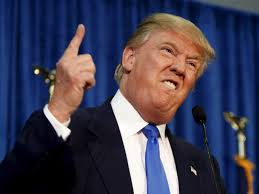
#> input picture angstromctf/2017/web/StoryBank/app/img/donald.jpg, 259 x 194 px, given in place of base.png, which was not available
$ python -i app.py   (imports and definitions only)
#> lines starting #> are read from the running program, lines starting #| are printed output that depends on the picture; pictures that were not available may be replaced by others from this repository, and a replacement may not be noted
from flask import Flask, render_template, url_for
from forms import LoginForm

from PIL import Image, ImageDraw
import math,random

# [1 line not run here, left out]
# [1 line that did not run here, left out]

flag = 'actf{comp_abstract_art_2F239B}'

def rotate(point,angle):
	return (point[0]*math.cos(angle)-point[1]*math.sin(angle),point[1]*math.cos(angle)+point[0]*math.sin(angle))

def genImage(location):
#> called with location = 'captcha.png'
    im = Image.open('static/base.png')
#> im is the input picture: PIL image 259x194 RGB; mean R, G, B 63.4, 62.4, 83.7
    draw = ImageDraw.Draw(im)
    border = 500

    numRedS = random.randint(0,9)
    numGreenS = random.randint(0,9)
    numBlueS = random.randint(0,9)

    numRedT = random.randint(0,9)
    numGreenT = random.randint(0,9)
    numBlueT = random.randint(0,9)

    numRedC = random.randint(0,9)
    numGreenC = random.randint(0,9)
    numBlueC = random.randint(0,9)

    for i in range(numRedS):
        pointX = 10+random.randint(0,border)
        pointY = 10+random.randint(0,border)
        size = random.randint(10,40)
        rotation = random.uniform(0,2*math.pi)
        point = ((pointX,pointY),tuple([sum(x) for x in zip(*[(pointX,pointY),rotate((size,0),rotation)])]),tuple([sum(x) for x in zip(*[(pointX,pointY),rotate((size,size),rotation)])]),tuple([sum(x) for x in zip(*[(pointX,pointY),rotate((0,size),rotation)])]))
        draw.polygon(point,(255-random.randint(0,75),random.randint(0,75),random.randint(0,75)))

    for i in range(numGreenS):
        pointX = 10+random.randint(0,border)
        pointY = 10+random.randint(0,border)
        size = random.randint(10,40)
        rotation = random.uniform(0,2*math.pi)
        point = ((pointX,pointY),tuple([sum(x) for x in zip(*[(pointX,pointY),rotate((size,0),rotation)])]),tuple([sum(x) for x in zip(*[(pointX,pointY),rotate((size,size),rotation)])]),tuple([sum(x) for x in zip(*[(pointX,pointY),rotate((0,size),rotation)])]))
        draw.polygon(point,(random.randint(0,75),255-random.randint(0,75),random.randint(0,75)))
#> this loop made 6 passes
#> (pointX, pointY, size, rotation, point) on passes 1 to 6: (134, 383, 20, 4.42, ((134, 383), (128.3, 363.8), (147.4, 358.1), (153.2, 377.3))), (123, 132, 35, 6.08, ((123, 132), (157.3, 124.9), (164.4, 159.2), (130.1, 166.3))), (51, 173, 38, 3.19, ((51, 173), (13.05, 171.1), (14.94, 133.2), (52.9, 135))), (292, 159, 32, 0.784, ((292, 159), (314.7, 181.6), (292.1, 204.3), (269.4, 181.7))), (503, 419, 29, 3.44, ((503, 419), (475.3, 410.5), (483.7, 382.8), (511.5, 391.3))), (315, 418, 22, 1.99, ((315, 418), (306, 438.1), (285.9, 429.1), (294.9, 409)))

    for i in range(numBlueS):
        pointX = 10+random.randint(0,border)
        pointY = 10+random.randint(0,border)
        size = random.randint(10,40)
        rotation = random.uniform(0,2*math.pi)
        point = ((pointX,pointY),tuple([sum(x) for x in zip(*[(pointX,pointY),rotate((size,0),rotation)])]),tuple([sum(x) for x in zip(*[(pointX,pointY),rotate((size,size),rotation)])]),tuple([sum(x) for x in zip(*[(pointX,pointY),rotate((0,size),rotation)])]))
        draw.polygon(point,(random.randint(0,75),random.randint(0,75),255-random.randint(0,75)))

    for i in range(numRedT):
        pointX = 10+random.randint(0,border)
        pointY = 10+random.randint(0,border)
        length1 = random.randint(10,40)
        length2 = random.randint(0,length1)
        height = random.randint(10,40)
        rotation = random.uniform(0,2*math.pi)
        point = ((pointX,pointY),tuple([sum(x) for x in zip(*[(pointX,pointY),rotate((length1,0),rotation)])]),tuple([sum(x) for x in zip(*[(pointX,pointY),rotate((length1,height),rotation)])]))
        draw.polygon(point,(255-random.randint(0,75),random.randint(0,75),random.randint(0,75)))
#> this loop made 4 passes
#> (pointX, pointY, length1, length2, height, rotation, point) on passes 1 to 4: (106, 430, 15, 1, 29, 6.17, ((106, 430), (120.9, 428.2), (124.3, 457))), (55, 357, 34, 8, 38, 0.94, ((55, 357), (75.06, 384.5), (44.38, 406.9))), (359, 210, 36, 33, 18, 3.28, ((359, 210), (323.3, 205.1), (325.8, 187.3))), (432, 496, 23, 18, 18, 2.83, ((432, 496), (410.1, 503), (404.6, 485.9)))

    for i in range(numGreenT):
        pointX = 10+random.randint(0,border)
        pointY = 10+random.randint(0,border)
        length1 = random.randint(10,40)
        length2 = random.randint(0,length1)
        height = random.randint(10,40)
        rotation = random.uniform(0,2*math.pi)
        point = ((pointX,pointY),tuple([sum(x) for x in zip(*[(pointX,pointY),rotate((length1,0),rotation)])]),tuple([sum(x) for x in zip(*[(pointX,pointY),rotate((length1,height),rotation)])]))
        draw.polygon(point,(random.randint(0,75),255-random.randint(0,75),random.randint(0,75)))
#> this loop made 8 passes
#> (pointX, pointY, length1, length2, height, rotation, point) on passes 1 to 8: (323, 69, 25, 18, 30, 2.11, ((323, 69), (310.2, 90.5), (284.4, 75.18))), (384, 148, 13, 11, 17, 2.34, ((384, 148), (375, 157.4), (362.7, 145.6))), (427, 41, 13, 12, 14, 5.37, ((427, 41), (435, 30.74), (446, 39.35))), (334, 475, 39, 34, 29, 4.28, ((334, 475), (317.5, 439.7), (343.8, 427.4))), (320, 435, 28, 3, 22, 0.575, ((320, 435), (343.5, 450.2), (331.5, 468.7))), (109, 502, 15, 3, 25, 1.32, ((109, 502), (112.7, 516.5), (88.44, 522.7))), (227, 327, 13, 13, 18, 0.44, ((227, 327), (238.8, 332.5), (231.1, 348.8))), (233, 102, 11, 8, 24, 0.247, ((233, 102), (243.7, 104.7), (237.8, 128)))

    for i in range(numBlueT):
        pointX = 10+random.randint(0,border)
        pointY = 10+random.randint(0,border)
        length1 = random.randint(10,40)
        length2 = random.randint(0,length1)
        height = random.randint(10,40)
        rotation = random.uniform(0,2*math.pi)
        point = ((pointX,pointY),tuple([sum(x) for x in zip(*[(pointX,pointY),rotate((length1,0),rotation)])]),tuple([sum(x) for x in zip(*[(pointX,pointY),rotate((length1,height),rotation)])]))
        draw.polygon(point,(random.randint(0,75),random.randint(0,75),255-random.randint(0,75)))
#> this loop made 7 passes
#> (pointX, pointY, length1, length2, height, rotation, point) on passes 1 to 7: (143, 193, 38, 30, 36, 5.67, ((143, 193), (174.1, 171.1), (194.8, 200.5))), (504, 402, 11, 10, 15, 5.31, ((504, 402), (510.2, 392.9), (522.6, 401.4))), (70, 315, 39, 28, 31, 1.1, ((70, 315), (87.75, 349.7), (60.14, 363.8))), (457, 270, 39, 19, 30, 2.24, ((457, 270), (432.7, 300.5), (409.2, 281.8))), (363, 16, 24, 23, 12, 2.11, ((363, 16), (350.7, 36.59), (340.4, 30.42))), (79, 132, 34, 30, 21, 3.83, ((79, 132), (52.82, 110.3), (66.22, 94.14))), (376, 168, 22, 13, 36, 4.09, ((376, 168), (363.2, 150.1), (392.4, 129.1)))

    for i in range(numRedC):
        pointX = 10+random.randint(0,border)
        pointY = 10+random.randint(0,border)
        size = random.randint(10,40)
        point = ((pointX,pointY),(pointX+size,pointY+size))
        draw.ellipse(point,(255-random.randint(0,75),random.randint(0,75),random.randint(0,75)))
#> this loop made 6 passes
#> (pointX, pointY, size, point) on passes 1 to 6: (91, 132, 17, ((91, 132), (108, 149))), (457, 222, 11, ((457, 222), (468, 233))), (405, 349, 32, ((405, 349), (437, 381))), (42, 142, 32, ((42, 142), (74, 174))), (463, 259, 39, ((463, 259), (502, 298))), (263, 176, 19, ((263, 176), (282, 195)))

    for i in range(numGreenC):
        pointX = 10+random.randint(0,border)
        pointY = 10+random.randint(0,border)
        size = random.randint(10,40)
        point = ((pointX,pointY),(pointX+size,pointY+size))
        draw.ellipse(point,(random.randint(0,75),255-random.randint(0,75),random.randint(0,75)))
#> this loop made 4 passes
#> (pointX, pointY, size, point) on passes 1 to 4: (106, 290, 40, ((106, 290), (146, 330))), (215, 496, 31, ((215, 496), (246, 527))), (119, 17, 32, ((119, 17), (151, 49))), (107, 70, 29, ((107, 70), (136, 99)))

    for i in range(numBlueC):
        pointX = 10+random.randint(0,border)
        pointY = 10+random.randint(0,border)
        size = random.randint(10,40)
        point = ((pointX,pointY),(pointX+size,pointY+size))
        draw.ellipse(point,(random.randint(0,75),random.randint(0,75),255-random.randint(0,75)))
#> this loop made 7 passes
#> (pointX, pointY, size, point) on passes 1 to 7: (362, 510, 15, ((362, 510), (377, 525))), (331, 51, 10, ((331, 51), (341, 61))), (451, 141, 14, ((451, 141), (465, 155))), (456, 89, 18, ((456, 89), (474, 107))), (115, 358, 18, ((115, 358), (133, 376))), (490, 300, 39, ((490, 300), (529, 339))), (337, 232, 21, ((337, 232), (358, 253)))

    im.save('static/'+location,'PNG')
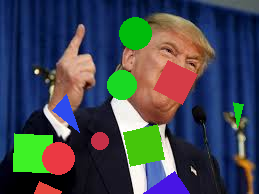
#> saved as captcha.png: PIL image 259x194 RGB; mean R, G, B 65, 71.9, 80.6
    numbers = [numRedS,numRedT,numRedC,
               numBlueS,numBlueT,numBlueC,
               numGreenS,numGreenT,numGreenC]
    choice = random.randint(0,len(numbers)-1)
#> choice = 6
    return (numbers,choice)


numbers,choice = genImage('captcha.png')
#> numbers = [6, 4, 6, 0, 7, 7, 6, 8, 4]; choice = 6
filename = 'captcha.png'


# [34 lines that did not run here, left out]

# [4 lines that did not run here, left out]

# [2 lines not run here, left out]

>>> result = genImage('../../StoryBank/app/img/donald.jpg')
#> call 2 of genImage, with location = '../../StoryBank/app/img/donald.jpg'
#> in genImage (call 2), `numRedS = random.randint(0,9)`: numRedS = 9
#> in genImage (call 2), `numGreenS = random.randint(0,9)`: numGreenS = 4
#> in genImage (call 2), `numBlueS = random.randint(0,9)`: numBlueS = 0
#> in genImage (call 2), `numRedT = random.randint(0,9)`: numRedT = 2
#> in genImage (call 2), `numBlueT = random.randint(0,9)`: numBlueT = 4
#> in genImage (call 2), `numRedC = random.randint(0,9)`: numRedC = 5
#> the loop in genImage (call 2), `for i in range(numRedS):` made 9 passes
#> (pointX, pointY, size, rotation, point) on passes 1 to 8: (377, 57, 20, 4.9, ((377, 57), (380.7, 37.34), (400.3, 41.02), (396.7, 60.68))), (93, 86, 28, 1.82, ((93, 86), (86.12, 113.1), (58.98, 106.3), (65.86, 79.12))), (160, 68, 25, 4.59, ((160, 68), (156.9, 43.19), (181.8, 40.13), (184.8, 64.95))), (448, 277, 33, 0.445, ((448, 277), (477.8, 291.2), (463.6, 321), (433.8, 306.8))), (222, 65, 13, 3.52, ((222, 65), (209.9, 60.15), (214.8, 48.09), (226.8, 52.94))), (440, 418, 35, 2.16, ((440, 418), (420.6, 447.1), (391.5, 427.7), (410.9, 398.6))), (228, 29, 19, 2.11, ((228, 29), (218.3, 45.35), (202, 35.67), (211.7, 19.32))), (202, 422, 30, 0.546, ((202, 422), (227.6, 437.6), (212.1, 463.2), (186.4, 447.6)))
#> the loop in genImage (call 2), `for i in range(numGreenS):` made 4 passes
#> (pointX, pointY, size, rotation, point) on passes 1 to 4: (239, 481, 25, 4.95, ((239, 481), (245, 456.7), (269.2, 462.7), (263.3, 487))), (198, 122, 18, 3.68, ((198, 122), (182.5, 112.8), (191.7, 97.33), (207.2, 106.5))), (193, 68, 12, 5.16, ((193, 68), (198.2, 57.21), (209, 62.45), (203.8, 73.24))), (395, 356, 16, 0.747, ((395, 356), (406.7, 366.9), (395.9, 378.6), (384.1, 367.7)))
#> the loop in genImage (call 2), `for i in range(numRedT):` made 2 passes
#> (pointX, pointY, length1, length2, height, rotation, point) on passes 1 to 2: (338, 31, 40, 13, 29, 0.92, ((338, 31), (362.2, 62.81), (339.2, 80.39))), (195, 289, 36, 9, 13, 6.21, ((195, 289), (230.9, 286.4), (231.8, 299.4)))
#> the loop in genImage (call 2), `for i in range(numGreenT):` made 2 passes
#> (pointX, pointY, length1, length2, height, rotation, point) on passes 1 to 2: (217, 336, 31, 27, 38, 3.27, ((217, 336), (186.3, 331.9), (191.3, 294.2))), (335, 353, 37, 12, 27, 3.83, ((335, 353), (306.5, 329.5), (323.6, 308.6)))
#> the loop in genImage (call 2), `for i in range(numBlueT):` made 4 passes
#> (pointX, pointY, length1, length2, height, rotation, point) on passes 1 to 4: (371, 502, 33, 20, 36, 2.02, ((371, 502), (356.6, 531.7), (324.2, 516))), (318, 411, 14, 13, 22, 3.66, ((318, 411), (305.9, 404), (316.8, 385))), (274, 454, 39, 2, 12, 1.41, ((274, 454), (280.1, 492.5), (268.2, 494.4))), (398, 442, 24, 10, 37, 1.01, ((398, 442), (410.8, 462.3), (379.4, 482)))
#> the loop in genImage (call 2), `for i in range(numRedC):` made 5 passes
#> (pointX, pointY, size, point) on passes 1 to 5: (268, 205, 38, ((268, 205), (306, 243))), (303, 56, 31, ((303, 56), (334, 87))), (473, 396, 16, ((473, 396), (489, 412))), (432, 507, 25, ((432, 507), (457, 532))), (445, 452, 35, ((445, 452), (480, 487)))
#> the loop in genImage (call 2), `for i in range(numGreenC):` made 5 passes
#> (pointX, pointY, size, point) on passes 1 to 5: (164, 269, 28, ((164, 269), (192, 297))), (262, 450, 18, ((262, 450), (280, 468))), (424, 206, 11, ((424, 206), (435, 217))), (156, 383, 36, ((156, 383), (192, 419))), (256, 223, 14, ((256, 223), (270, 237)))
#> the loop in genImage (call 2), `for i in range(numBlueC):` made 5 passes
#> (pointX, pointY, size, point) on passes 1 to 5: (424, 190, 23, ((424, 190), (447, 213))), (244, 34, 13, ((244, 34), (257, 47))), (26, 316, 29, ((26, 316), (55, 345))), (368, 291, 30, ((368, 291), (398, 321))), (411, 407, 34, ((411, 407), (445, 441)))
#> in genImage (call 2), `im.save('static/'+location,'PNG')`:
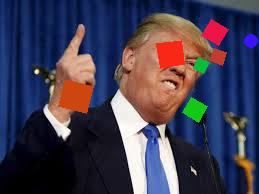
#> saved as donald.jpg: PIL image 259x194 RGB; mean R, G, B 67.5, 62.2, 81.4
#> in genImage (call 2), `numbers = [numRedS,numRedT,numRedC, numBlueS,numBlueT,numBlueC, numGre..`: numbers = [9, 2, 5, 0, 4, 5, 4, 2, 5]
#> in genImage (call 2), `choice = random.randint(0,len(numbers)-1)`: choice = 7
#> result = ([9, 2, 5, 0, 4, 5, 4, 2, 5], 7)

$ run again, on angstromctf/2017/web/StoryBank/app/img/ted.png
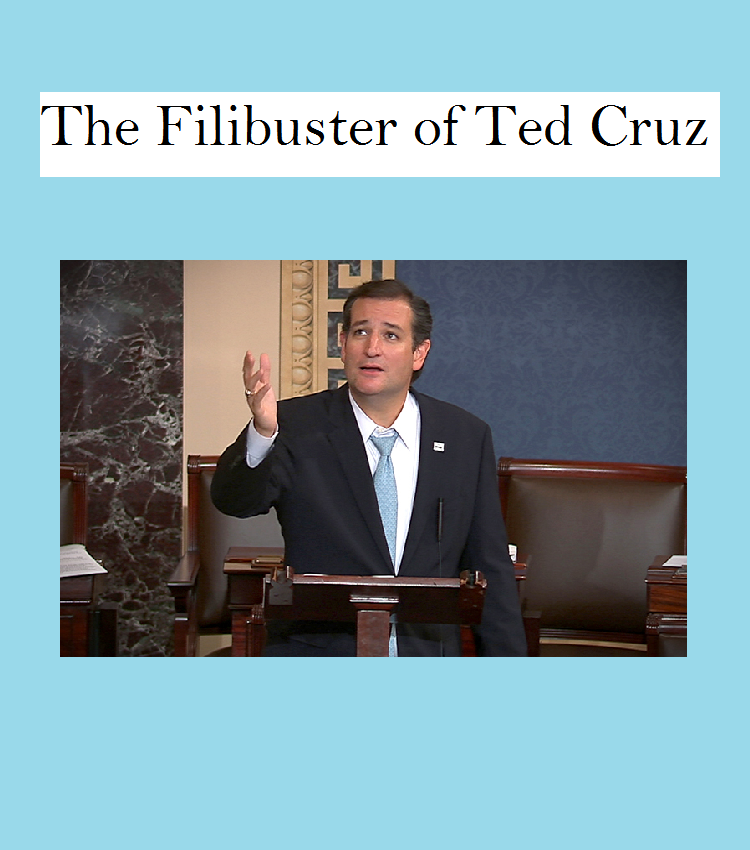
#> input picture angstromctf/2017/web/StoryBank/app/img/ted.png, 750 x 850 px, given in place of base.png, which was not available
#> in genImage, im is the input picture: PIL image 750x850 RGBA; mean R, G, B, A 132.1, 161.3, 169.7, 255
#> the loop in genImage, `for i in range(numGreenS):` made 6 passes
#> (pointX, pointY, size, rotation, point) on passes 1 to 5: (134, 383, 20, 4.42, ((134, 383), (128.3, 363.8), (147.4, 358.1), (153.2, 377.3))), (123, 132, 35, 6.08, ((123, 132), (157.3, 124.9), (164.4, 159.2), (130.1, 166.3))), (51, 173, 38, 3.19, ((51, 173), (13.05, 171.1), (14.94, 133.2), (52.9, 135))), (292, 159, 32, 0.784, ((292, 159), (314.7, 181.6), (292.1, 204.3), (269.4, 181.7))), (503, 419, 29, 3.44, ((503, 419), (475.3, 410.5), (483.7, 382.8), (511.5, 391.3)))
#> the loop in genImage, `for i in range(numRedT):` made 4 passes
#> (pointX, pointY, length1, length2, height, rotation, point) on passes 1 to 4: (106, 430, 15, 1, 29, 6.17, ((106, 430), (120.9, 428.2), (124.3, 457))), (55, 357, 34, 8, 38, 0.94, ((55, 357), (75.06, 384.5), (44.38, 406.9))), (359, 210, 36, 33, 18, 3.28, ((359, 210), (323.3, 205.1), (325.8, 187.3))), (432, 496, 23, 18, 18, 2.83, ((432, 496), (410.1, 503), (404.6, 485.9)))
#> the loop in genImage, `for i in range(numGreenT):` made 8 passes
#> (pointX, pointY, length1, length2, height, rotation, point) on passes 1 to 6: (323, 69, 25, 18, 30, 2.11, ((323, 69), (310.2, 90.5), (284.4, 75.18))), (384, 148, 13, 11, 17, 2.34, ((384, 148), (375, 157.4), (362.7, 145.6))), (427, 41, 13, 12, 14, 5.37, ((427, 41), (435, 30.74), (446, 39.35))), (334, 475, 39, 34, 29, 4.28, ((334, 475), (317.5, 439.7), (343.8, 427.4))), (320, 435, 28, 3, 22, 0.575, ((320, 435), (343.5, 450.2), (331.5, 468.7))), (109, 502, 15, 3, 25, 1.32, ((109, 502), (112.7, 516.5), (88.44, 522.7)))
#> the loop in genImage, `for i in range(numBlueT):` made 7 passes
#> (pointX, pointY, length1, length2, height, rotation, point) on passes 1 to 6: (143, 193, 38, 30, 36, 5.67, ((143, 193), (174.1, 171.1), (194.8, 200.5))), (504, 402, 11, 10, 15, 5.31, ((504, 402), (510.2, 392.9), (522.6, 401.4))), (70, 315, 39, 28, 31, 1.1, ((70, 315), (87.75, 349.7), (60.14, 363.8))), (457, 270, 39, 19, 30, 2.24, ((457, 270), (432.7, 300.5), (409.2, 281.8))), (363, 16, 24, 23, 12, 2.11, ((363, 16), (350.7, 36.59), (340.4, 30.42))), (79, 132, 34, 30, 21, 3.83, ((79, 132), (52.82, 110.3), (66.22, 94.14)))
#> the loop in genImage, `for i in range(numRedC):` made 6 passes
#> (pointX, pointY, size, point) on passes 1 to 6: (91, 132, 17, ((91, 132), (108, 149))), (457, 222, 11, ((457, 222), (468, 233))), (405, 349, 32, ((405, 349), (437, 381))), (42, 142, 32, ((42, 142), (74, 174))), (463, 259, 39, ((463, 259), (502, 298))), (263, 176, 19, ((263, 176), (282, 195)))
#> the loop in genImage, `for i in range(numGreenC):` made 4 passes
#> (pointX, pointY, size, point) on passes 1 to 4: (106, 290, 40, ((106, 290), (146, 330))), (215, 496, 31, ((215, 496), (246, 527))), (119, 17, 32, ((119, 17), (151, 49))), (107, 70, 29, ((107, 70), (136, 99)))
#> the loop in genImage, `for i in range(numBlueC):` made 7 passes
#> (pointX, pointY, size, point) on passes 1 to 7: (362, 510, 15, ((362, 510), (377, 525))), (331, 51, 10, ((331, 51), (341, 61))), (451, 141, 14, ((451, 141), (465, 155))), (456, 89, 18, ((456, 89), (474, 107))), (115, 358, 18, ((115, 358), (133, 376))), (490, 300, 39, ((490, 300), (529, 339))), (337, 232, 21, ((337, 232), (358, 253)))
#> in genImage, `im.save('static/'+location,'PNG')`:
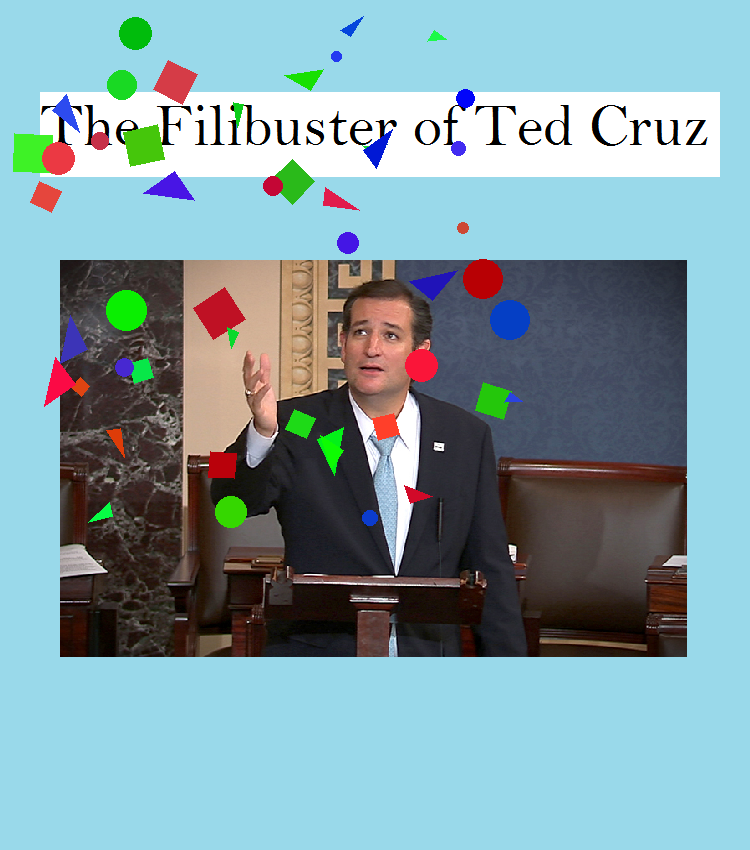
#> saved as captcha.png: PIL image 750x850 RGBA; mean R, G, B, A 130.7, 159.6, 166.2, 255
#> in genImage, `choice = random.randint(0,len(numbers)-1)`: choice = 6
#> `numbers,choice = genImage('captcha.png')`: numbers = [6, 4, 6, 0, 7, 7, 6, 8, 4]; choice = 6
#> numRedS = 9
#> numGreenS = 4
#> numBlueS = 0
#> numRedT = 2
#> numBlueT = 4
#> numRedC = 5
#> the loop in genImage (call 2), `for i in range(numRedS):` made 9 passes
#> (pointX, pointY, size, rotation, point) on passes 1 to 5: (377, 57, 20, 4.9, ((377, 57), (380.7, 37.34), (400.3, 41.02), (396.7, 60.68))), (93, 86, 28, 1.82, ((93, 86), (86.12, 113.1), (58.98, 106.3), (65.86, 79.12))), (160, 68, 25, 4.59, ((160, 68), (156.9, 43.19), (181.8, 40.13), (184.8, 64.95))), (448, 277, 33, 0.445, ((448, 277), (477.8, 291.2), (463.6, 321), (433.8, 306.8))), (222, 65, 13, 3.52, ((222, 65), (209.9, 60.15), (214.8, 48.09), (226.8, 52.94)))
#> the loop in genImage (call 2), `for i in range(numGreenS):` made 4 passes
#> (pointX, pointY, size, rotation, point) on passes 1 to 4: (239, 481, 25, 4.95, ((239, 481), (245, 456.7), (269.2, 462.7), (263.3, 487))), (198, 122, 18, 3.68, ((198, 122), (182.5, 112.8), (191.7, 97.33), (207.2, 106.5))), (193, 68, 12, 5.16, ((193, 68), (198.2, 57.21), (209, 62.45), (203.8, 73.24))), (395, 356, 16, 0.747, ((395, 356), (406.7, 366.9), (395.9, 378.6), (384.1, 367.7)))
#> the loop in genImage (call 2), `for i in range(numRedT):` made 2 passes
#> (pointX, pointY, length1, length2, height, rotation, point) on passes 1 to 2: (338, 31, 40, 13, 29, 0.92, ((338, 31), (362.2, 62.81), (339.2, 80.39))), (195, 289, 36, 9, 13, 6.21, ((195, 289), (230.9, 286.4), (231.8, 299.4)))
#> the loop in genImage (call 2), `for i in range(numGreenT):` made 2 passes
#> (pointX, pointY, length1, length2, height, rotation, point) on passes 1 to 2: (217, 336, 31, 27, 38, 3.27, ((217, 336), (186.3, 331.9), (191.3, 294.2))), (335, 353, 37, 12, 27, 3.83, ((335, 353), (306.5, 329.5), (323.6, 308.6)))
#> the loop in genImage (call 2), `for i in range(numBlueT):` made 4 passes
#> (pointX, pointY, length1, length2, height, rotation, point) on passes 1 to 4: (371, 502, 33, 20, 36, 2.02, ((371, 502), (356.6, 531.7), (324.2, 516))), (318, 411, 14, 13, 22, 3.66, ((318, 411), (305.9, 404), (316.8, 385))), (274, 454, 39, 2, 12, 1.41, ((274, 454), (280.1, 492.5), (268.2, 494.4))), (398, 442, 24, 10, 37, 1.01, ((398, 442), (410.8, 462.3), (379.4, 482)))
#> the loop in genImage (call 2), `for i in range(numRedC):` made 5 passes
#> (pointX, pointY, size, point) on passes 1 to 5: (268, 205, 38, ((268, 205), (306, 243))), (303, 56, 31, ((303, 56), (334, 87))), (473, 396, 16, ((473, 396), (489, 412))), (432, 507, 25, ((432, 507), (457, 532))), (445, 452, 35, ((445, 452), (480, 487)))
#> the loop in genImage (call 2), `for i in range(numGreenC):` made 5 passes
#> (pointX, pointY, size, point) on passes 1 to 5: (164, 269, 28, ((164, 269), (192, 297))), (262, 450, 18, ((262, 450), (280, 468))), (424, 206, 11, ((424, 206), (435, 217))), (156, 383, 36, ((156, 383), (192, 419))), (256, 223, 14, ((256, 223), (270, 237)))
#> the loop in genImage (call 2), `for i in range(numBlueC):` made 5 passes
#> (pointX, pointY, size, point) on passes 1 to 5: (424, 190, 23, ((424, 190), (447, 213))), (244, 34, 13, ((244, 34), (257, 47))), (26, 316, 29, ((26, 316), (55, 345))), (368, 291, 30, ((368, 291), (398, 321))), (411, 407, 34, ((411, 407), (445, 441)))
#> in genImage (call 2), `im.save('static/'+location,'PNG')`:
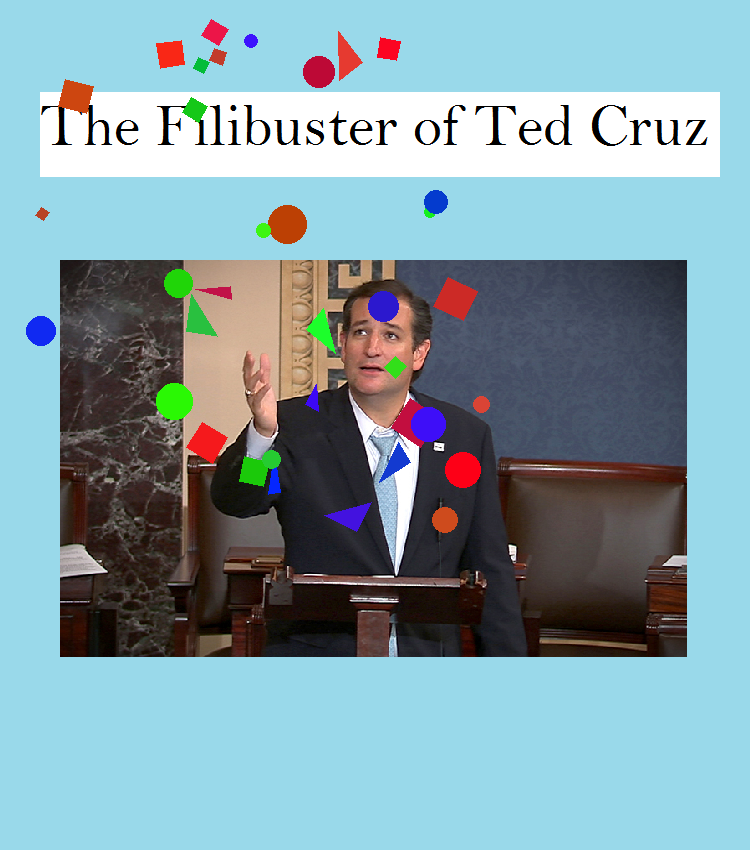
#> saved as ted.png: PIL image 750x850 RGBA; mean R, G, B, A 132, 159.3, 167.5, 255
#> in genImage (call 2), `numbers = [numRedS,numRedT,numRedC, numBlueS,numBlueT,numBlueC, numGre..`: numbers = [9, 2, 5, 0, 4, 5, 4, 2, 5]
#> in genImage (call 2), `choice = random.randint(0,len(numbers)-1)`: choice = 7
#> result = ([9, 2, 5, 0, 4, 5, 4, 2, 5], 7)
